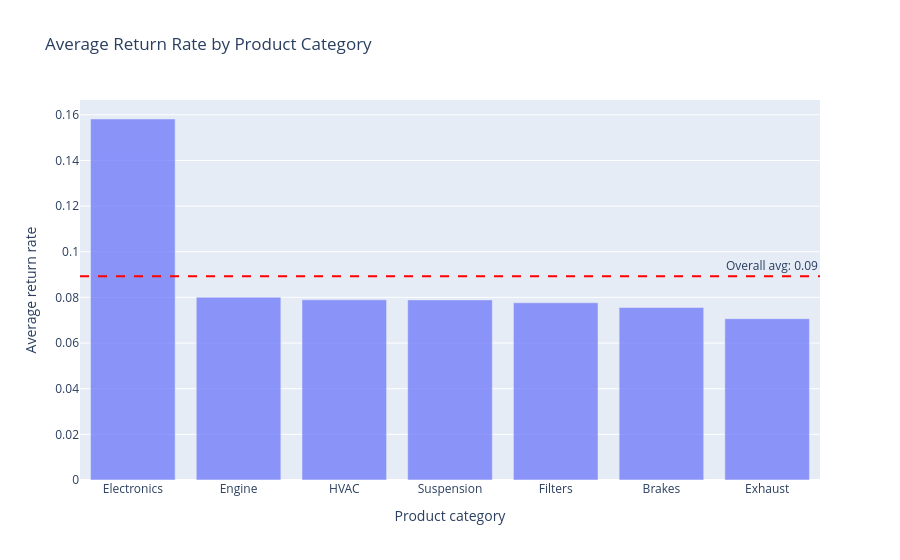

Here is the notebook cell this chart was saved with:
### Markdown cell above
* Return rate by product category:

### Code cell
# Bar plot of mean return rate per product category
mrr_cat = plot_df.groupby('product_category')['returned'].mean().reset_index().sort_values(by='returned', ascending=False)

overall_mean = plot_df['returned'].mean()

fig = px.bar(
    mrr_cat,
    x='product_category', 
    y='returned',
    title='Average Return Rate by Product Category', 
    labels={'returned': 'Average return rate', 'product_category': 'Product category'},
    opacity=0.7
)

fig.add_hline(
    y=overall_mean,
    line_dash="dash",
    line_color="red",
    annotation_text=f"Overall avg: {overall_mean:.2f}",
    annotation_position="top right"
)

fig.show()

### Figure 1 — Plotly figure (JSON) as saved in the notebook; plotly's stock layout.template omitted (floating-point values rounded to 4 significant figures)
{"data": [{"hovertemplate": "Product category=%{x}<br>Average return rate=%{y}<extra></extra>", "legendgroup": "", "marker": {"color": "#636efa", "opacity": 0.7, "pattern": {"shape": ""}}, "name": "", "orientation": "v", "showlegend": false, "textposition": "auto", "type": "bar", "x": ["Electronics", "Engine", "HVAC", "Suspension", "Filters", "Brakes", "Exhaust"], "xaxis": "x", "y": [0.1582, 0.08008, 0.07894, 0.07891, 0.07764, 0.07558, 0.07067], "yaxis": "y"}], "layout": {"annotations": [{"showarrow": false, "text": "Overall avg: 0.09", "x": 1, "xanchor": "right", "xref": "x domain", "y": 0.0893, "yanchor": "bottom", "yref": "y"}], "barmode": "relative", "legend": {"tracegroupgap": 0}, "shapes": [{"line": {"color": "red", "dash": "dash"}, "type": "line", "x0": 0, "x1": 1, "xref": "x domain", "y0": 0.0893, "y1": 0.0893, "yref": "y"}], "title": {"text": "Average Return Rate by Product Category"}, "xaxis": {"anchor": "y", "domain": [0, 1], "title": {"text": "Product category"}}, "yaxis": {"anchor": "x", "domain": [0, 1], "title": {"text": "Average return rate"}}}}
